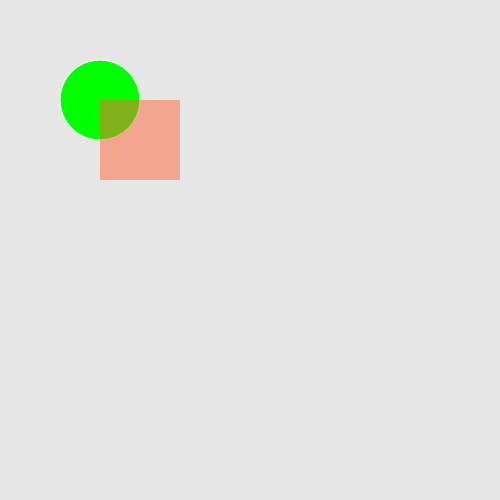
Frame 1 (no input)
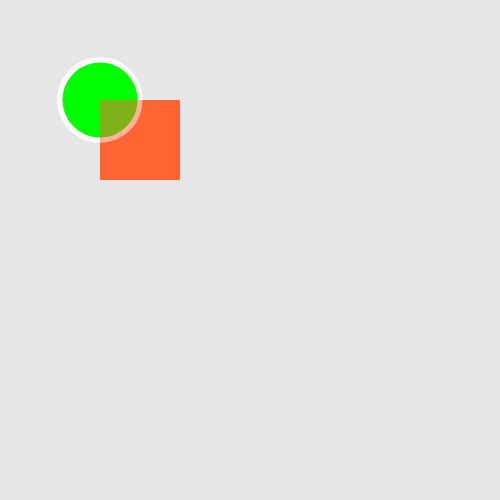
Frame 60 (no input)
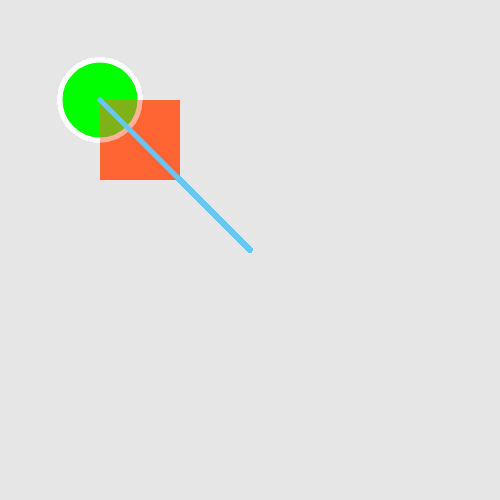
Frame 120 (the mouse pressed at the canvas centre since frame 60)

The p5.js sketch that drew these frames (run headless with seeded random() and noise() and a simulated clock; from frame 60 on, the mouse is pressed at the canvas centre):

// p5.js sketch
// ── sketch.js
// declare variables here
function setup() {
	createCanvas(500, 500);
	// background is very light grey
	background(230);
}

function draw() {

	// create bright green ellipse with white stroke
	fill(0, 255, 0);
	stroke(255, 255, 255);
	ellipse(100, 100, 80, 80);

	// make transparent rectangle
	// fourth argument will define transparency
	// 125 is 50% transparency (half of 255)
	fill(255, 100, 50, 127);
	noStroke();
	rect(100, 100, 80, 80);

	// stroke color and transparency changes with mouse position
	stroke(100, 200, mouseY, mouseX);
	strokeWeight(5);
	line(100, 100, mouseX, mouseY);
}

// write custom functions here
